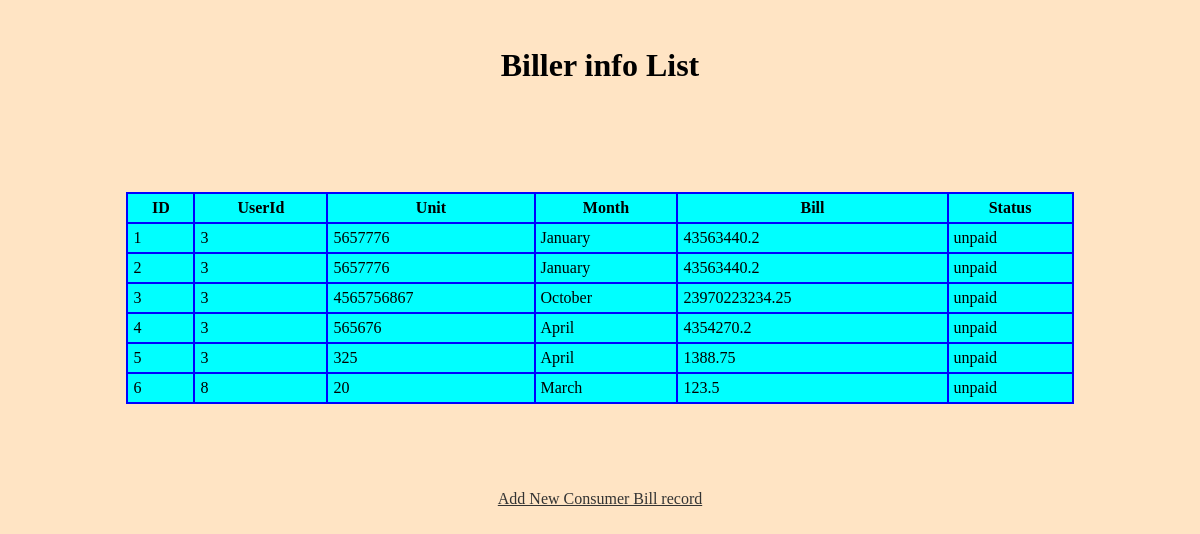
/show_biller_info.php, run on the app's committed database.
### tables this page shows
CREATE TABLE `bill_details` (
  `id` int(11) NOT NULL,
  `userid` int(11) NOT NULL,
  `unit` double NOT NULL,
  `month` varchar(28) NOT NULL,
  `bill` double NOT NULL,
  `status` varchar(456) NOT NULL DEFAULT 'unpaid'
);

### show_biller_info.php (the view, shortened to what this page needs)
<?php
    include "config.php";
    $q="SELECT * FROM bill_details";
    $result=$conn->query($q);
?>
<html>
<head>
    <link rel="stylesheet" href="style.css">
</head>
<body>
    <div class="">
    <center>
    <br>
    <h1> Biller info List</h1> <br> <br>
    <table cellpadding="5" cellspacing="5">
        <tr>
            <th>ID</th>
            <th>UserId</th>
            <th>Unit</th>
            <th>Month</th>
            <th>Bill</th>
            <th>Status</th>
        </tr>
        <?php
        $x=1;
        while($row=$result->fetch_assoc())
        {
            echo "<tr>";
                echo "<td>".$x++. " </td>";
                echo "<td>".$row["userid"]. " </td>";
                echo "<td>".$row["unit"]. " </td>";
                echo "<td>".$row["month"]. " </td>";
                echo "<td>".$row["bill"]. " </td>";
                echo "<td>".$row["status"]. " </td>";
            echo "</tr>";
        }
        ?>
    </table>
    <br> <br>
    <a href="insert.php">Add New Consumer Bill record</a>
    </center>
    </div>
</body>
</html>

### style.css (style rules this page uses)
body { background-color: #ffe4c4; }
table { width: 500px; position: relative; margin: 50px auto; border: 1px solid #808080; padding: 50px; background-color: #00ffff; }
a { color: #333; }

### show_biller_info.php (style rules this page uses)
table, td, th { border-collapse:collapse; border: 2px solid blue; }
table { width: 80%; }

### data on the page
bill_details: userid "3", unit "5657776", month "January", bill "43563440.2", status "unpaid"
bill_details: userid "3", unit "5657776", month "January", bill "43563440.2", status "unpaid"
bill_details: userid "3", unit "4565756867", month "October", bill "23970223234.25", status "unpaid"
bill_details: userid "3", unit "565676", month "April", bill "4354270.2", status "unpaid"
bill_details: userid "3", unit "325", month "April", bill "1388.75", status "unpaid"
bill_details: userid "8", unit "20", month "March", bill "123.5", status "unpaid"
